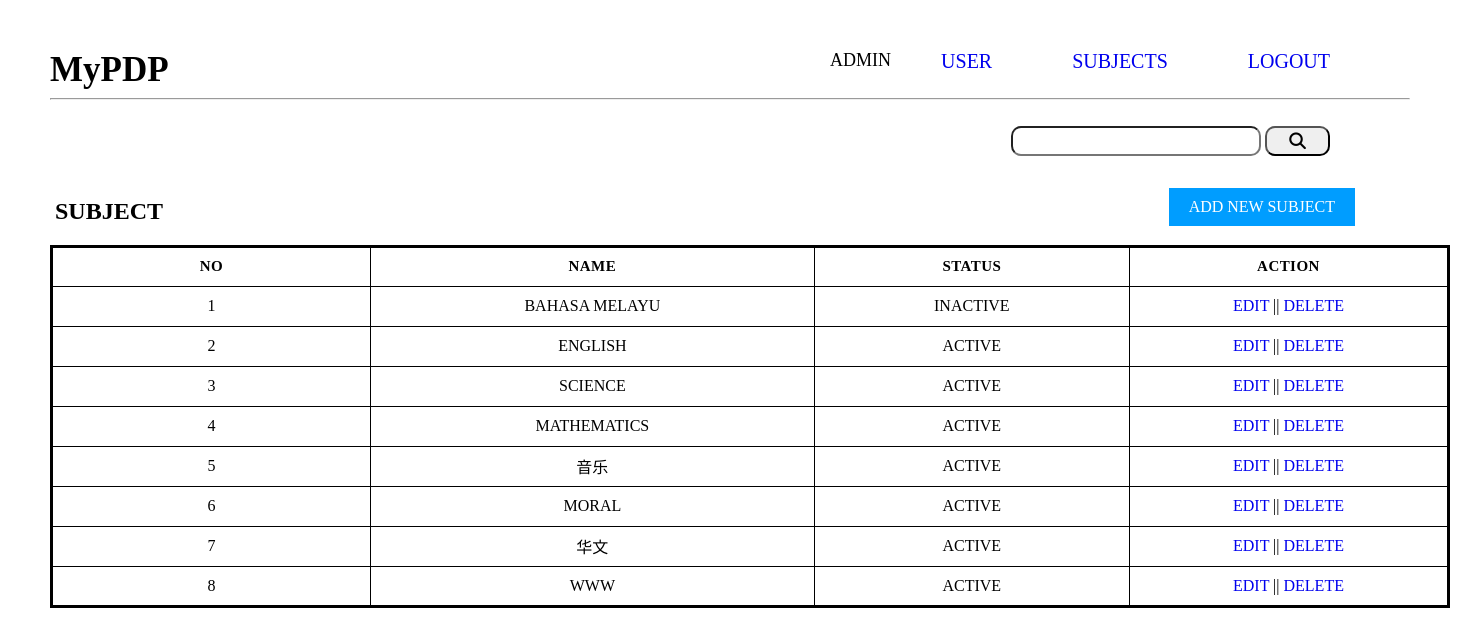
Page /admin/subjects/list.php (signed in) on the committed database.
### tables this page shows
CREATE TABLE `subjects` (
  `id` int NOT NULL,
  `name` varchar(225) NOT NULL,
  `status` int NOT NULL
);

### admin/subjects/list.php (the view, shortened to what this page needs)
<?php
include '../../db.php';
?>
<html>
<head>
    <link rel="stylesheet" href="https://cdnjs.cloudflare.com/ajax/libs/font-awesome/6.3.0/css/all.min.css">
</head>
<body style="margin:50px 50px 0 50px;">
<?php include '../layout/menu.php'; ?>
<form action="" method="POST">
    <div style="margin: 0px 80px 0 0; float:right">
        <input style="width:250px; height:30px; border-radius: 10px" type="text" name="search">
        <button style="width:65px; height:30px; border-radius: 10px" name="searchbtn"></button>
        <br>
    </div>
</form>
<br><br>
<div>
    <h2 style="float: left; margin-left:5px">SUBJECT</h2>
    <div class="btn" style="float: right" id="add"><span>ADD NEW SUBJECT</span></a>
    </div>
    <br>
    <br>
    <div class="table-content">
        <table class="collapsetable" border="1">
            <thead>
            <tr class="table-header">
                <td>NO</td>
                <td>NAME</td>
                <td>STATUS</td>
                <td>ACTION</td>
            </tr>
            </thead>
            <?php
            $count = 1;
            $sql = "SELECT * FROM `subjects`";
            $result = $conn->query($sql);
            while ($row = $result->fetch_assoc()){
            ?>
            <tr class="center">
                <td><?php echo $count++; ?></td>
                <td style="text-transform:uppercase"><?php echo $row["name"]; ?></td>
                <td>
                    <?php
                    if ($row["status"] == 1) {
                        echo "ACTIVE";
                    } else {
                        echo "INACTIVE";
                    }
                    ?>
                </td>
                <td><a href="edit.php?id=<?php echo $row["id"]; ?>">EDIT</a> ||
                    <a href="del.php?id=<?php echo $row["id"]; ?>"
                       onclick="return confirm('Are you sure to delete the subject?')">DELETE</a>
                </td>
                <?php
                }
                ?>
        </table>
    </div>
    <br>
</body>
</html>

### admin/subjects/list.php (style rules this page uses)
.table-content { width: 1000px; text-align: center; }
.table-header { text-align: center; font-weight: bold; background-color: white; font-size: 15px; text-transform: uppercase; letter-spacing: 0.03em; }
td { width: 80px; height: 40px; }
.center { text-align: center; }
.collapsetable { border-collapse: collapse; border: 3px solid black; text-align: center; width: 140%; }
.btn { padding: 10px 20px 10px 20px; background: #009dff; color: white; border: none; margin-top: 10px; margin-right: 55px; cursor: default; text-align: center; }
a { text-decoration: none; }

### rows in the picture
subjects: name "BAHASA MELAYU", status "INACTIVE"
subjects: name "ENGLISH", status "ACTIVE"
subjects: name "SCIENCE", status "ACTIVE"
subjects: name "MATHEMATICS", status "ACTIVE"
subjects: name "音乐", status "ACTIVE"
subjects: name "MORAL", status "ACTIVE"
subjects: name "华文", status "ACTIVE"
subjects: name "WWW", status "ACTIVE"
